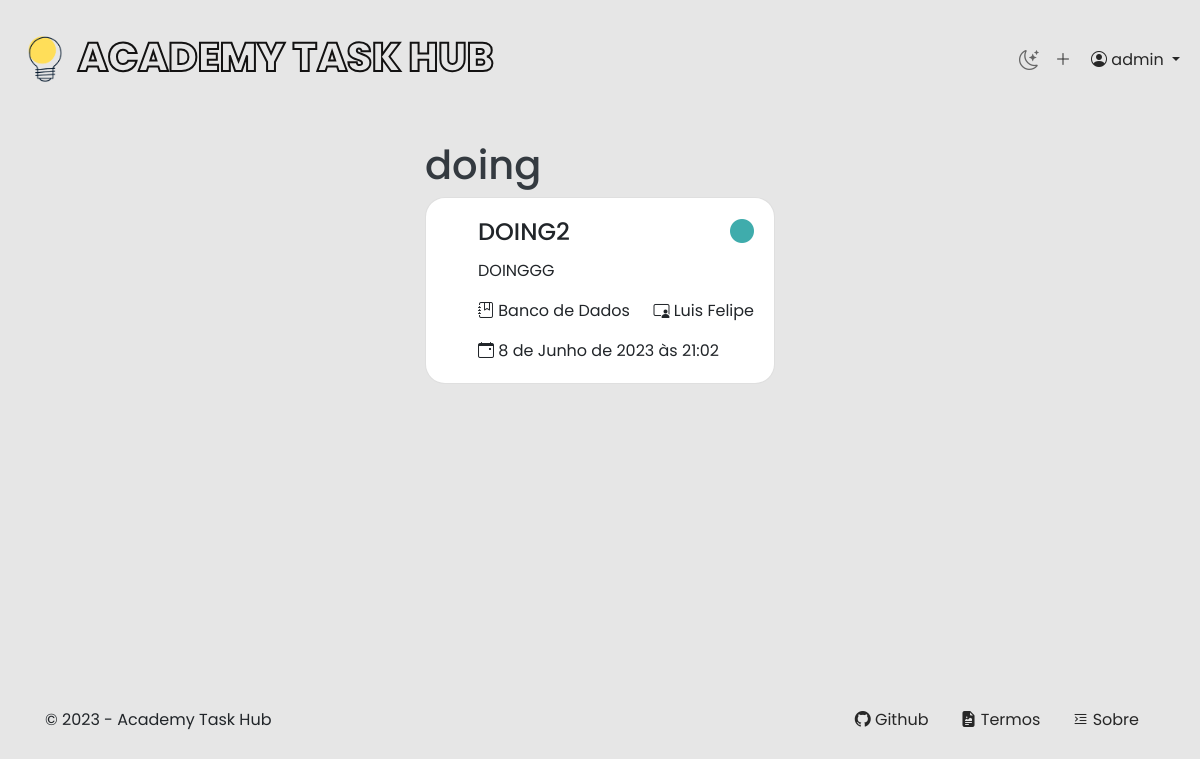
The app's page /doing/ (signed in), older data.
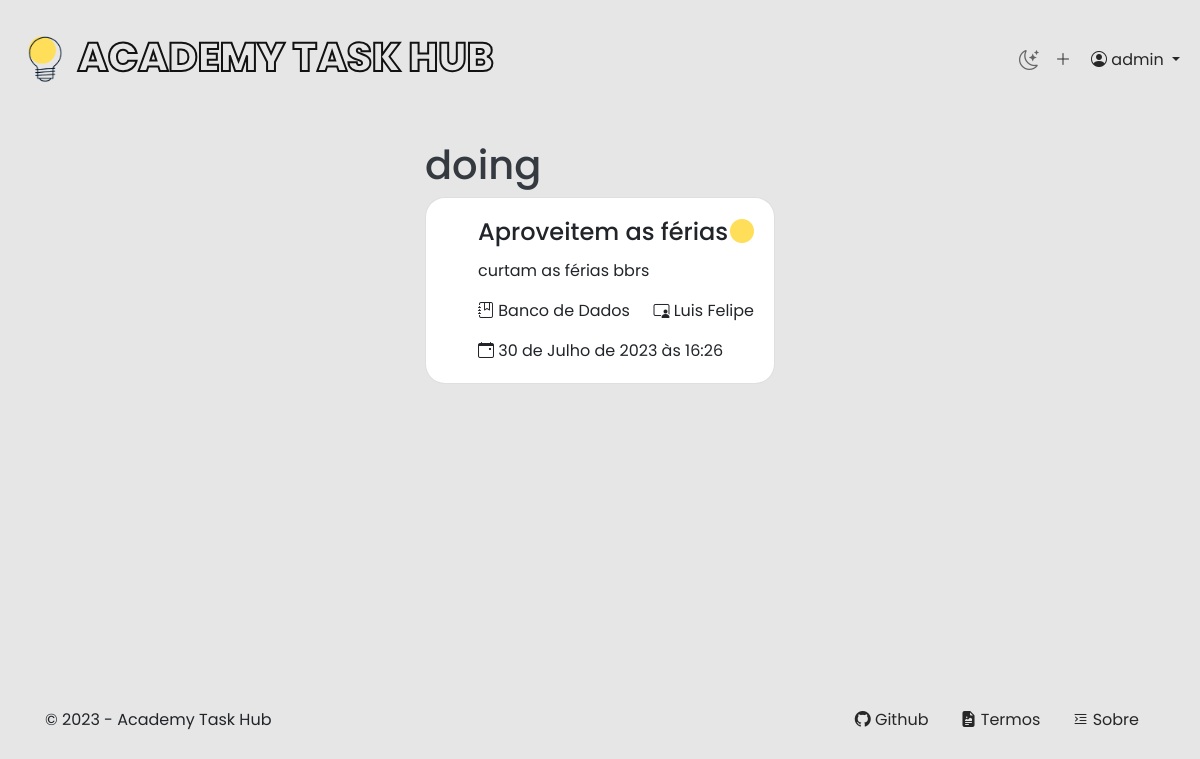
The same page, newer data.
### apps/client/models.py (models this page shows, shortened)
class ItemList(models.Model):
    STATUS = (
        ('TODO', 'To Do'),
        ('DOING', 'Doing'),
        ('DONE', 'Done'),
    )
    TYPE = (
        ('P', 'Pessoal'),
        ('A', 'Para todos')
    )
    author = models.ForeignKey(User, on_delete=models.CASCADE)
    title = models.CharField(max_length=50)
    content = models.CharField(max_length=150)
    created_date = models.DateTimeField(auto_now_add=True)
    updated_date = models.DateTimeField(auto_now=True)
    due_date = models.DateTimeField()
    discipline = models.ForeignKey(Discipline, on_delete=models.CASCADE, blank=True, null=True)
    teacher = models.ForeignKey(Teacher, models.CASCADE, blank=True, null=True)
    status = models.CharField(max_length=5, choices=STATUS)
    type = models.CharField(max_length=1, choices=TYPE)
    root = models.BooleanField(default=False)

class Discipline(models.Model):
    name = models.CharField(max_length=20)
    is_technical_area = models.BooleanField()
    def __str__ (self) -> str:
        return self.name

class Teacher(models.Model):
    name = models.CharField(max_length=20)
    def __str__(self) -> str:
        return self.name

### apps/home/views.py (the view)
# urls.py: path('doing/', views.doing, name='doing'),
def doing(request):
    if request.method == 'GET':
        if request.user.is_authenticated:
            person = Person.objects.get(user=request.user)
            item_list_doing = person.item_list.filter(
                status='DOING').order_by('-due_date')
            return render(request, 'pages/doing.html',
                          context={'item_list_doing': item_list_doing,
                                   'person': person})
        item_list_doing = ItemList.objects.filter(
            type='A', status='DOING', root=True).order_by('-due_date')
        return render(request, 'pages/doing.html',
                      context={'item_list_doing': item_list_doing})

### apps/home/templates/pages/doing.html
{% extends 'base.html' %}
{% load static %}
{% block body %}
<section class="container section text-white d-flex justify-content-center align-items-start">
    <main class="doing p-3 d-flex justify-content-center flex-column text-dark">
        <h1>doing</h1>
        {% for item in item_list_doing %}
            {% include '../partials/card-item.html' %}
        {% empty %}
            <p>Nenhum item encontrado.</p>
        {% endfor %}
    </main>
</section>
{% endblock body %}

### apps/home/templates/partials/card-item.html
<ul class="card" style="min-width: 300px;">
    <li class="card-body">
        <h4 class="card-title">
            {{ item.title }}
            {% if item.type == "P" %}
                <i class="bi bi-circle-fill" style="color: #3facac;"></i>
            {% elif item.type == "A" %}
                <i class="bi bi-circle-fill" style="color: #ffde59;"></i>
            {% endif %}
        </h4>
        <p class="card-text">{{ item.content }}</p>
        <div class="more d-flex justify-content-between">
            <p><i class="bi bi-journal-bookmark"></i> {{ item.discipline }}</p>
            <p><i class="bi bi-person-video3"></i> {{ item.teacher }}</p>
        </div>
        <p class="card-text"><i class="bi bi-calendar-event"></i> {{ item.due_date }}</p>
    </li>
</ul>

Row changes from the older to the newer data that the page shows:
removed ItemList: title "DOING2", type "P" (drawn), content "DOINGGG", discipline "Banco de Dados", teacher "Luis Felipe", due_date "8 de Junho de 2023 às 21:02"
added ItemList: title "Aproveitem as férias", type "A" (drawn), content "curtam as férias bbrs", discipline "Banco de Dados", teacher "Luis Felipe", due_date "30 de Julho de 2023 às 16:26"
